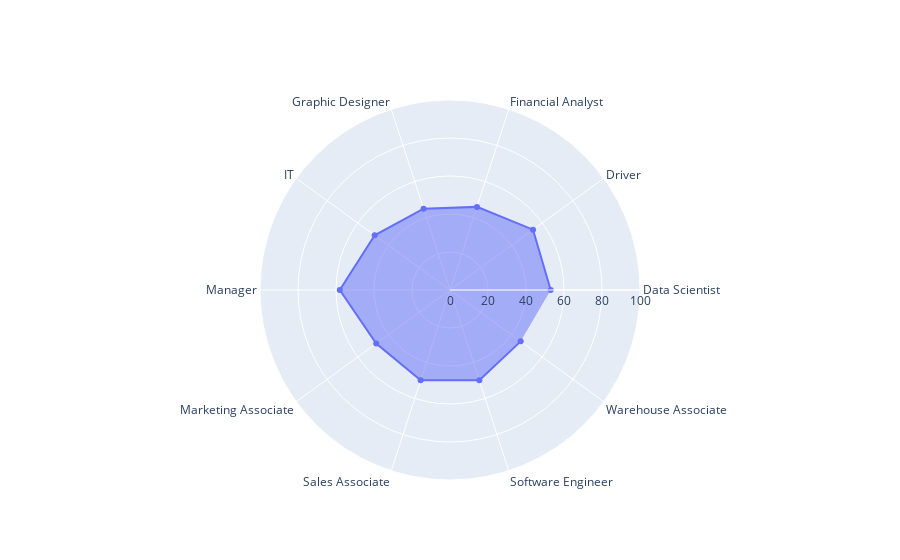

The code cell stored with this chart in its notebook:
### Code cell
categories = [i for i in gender_jobs.JobTitle.unique()]

fig = go.Figure()

fig.add_trace(go.Scatterpolar(
    r=[i for i in gender_jobs.counts],
    theta = categories,
    fill = 'toself',
    name = 'Product A',
    #color = [i for i in gender_jobs.Gender]
))

fig.update_layout(
    polar = dict(
        radialaxis = dict(
            visible = True,
            range=[0,100]
        )
    ),
    showlegend=False
)

fig.show()

### Figure 1 — Plotly figure (JSON) as saved in the notebook; plotly's stock layout.template omitted (floating-point values rounded to 4 significant figures)
{"data": [{"fill": "toself", "name": "Product A", "r": [53, 54, 46, 45, 49, 58, 48, 50, 50, 46, 18, 72, 107, 11, 43, 51, 8, 101, 46, 44], "theta": ["Data Scientist", "Driver", "Financial Analyst", "Graphic Designer", "IT", "Manager", "Marketing Associate", "Sales Associate", "Software Engineer", "Warehouse Associate"], "type": "scatterpolar"}], "layout": {"polar": {"radialaxis": {"range": [0, 100], "visible": true}}, "showlegend": false}}
